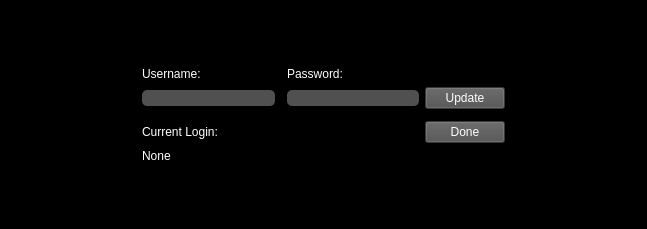
<?xml version="1.0" encoding="UTF-8"?>
<ui version="4.0">
    <class>UpdateWindow</class>
    <widget class="QMainWindow" name="UpdateWindow">
        <property name="geometry">
            <rect>
                <x>0</x>
                <y>0</y>
                <width>647</width>
                <height>229</height>
            </rect>
        </property>
        <property name="windowTitle">
            <string>Update Login</string>
        </property>
        <property name="styleSheet">
            <string notr="true">background-color: rgb(0, 0, 0);</string>
        </property>
        <widget class="QWidget" name="centralwidget">
            <layout class="QGridLayout" name="gridLayout">
                <item row="2" column="1">
                    <widget class="QLineEdit" name="username">
                        <property name="styleSheet">
                            <string notr="true">color: rgb(255, 255, 255);
                                gridline-color: rgb(0, 0, 0);
                                background-color: rgb(80, 80, 80);
                                border-radius: 5px;
                            </string>
                        </property>
                    </widget>
                </item>
                <item row="2" column="5" rowspan="3">
                    <spacer name="rightSpacer">
                        <property name="orientation">
                            <enum>Qt::Horizontal</enum>
                        </property>
                        <property name="sizeHint" stdset="0">
                            <size>
                                <width>40</width>
                                <height>20</height>
                            </size>
                        </property>
                    </spacer>
                </item>
                <item row="1" column="0" rowspan="5">
                    <spacer name="leftSpacer">
                        <property name="orientation">
                            <enum>Qt::Horizontal</enum>
                        </property>
                        <property name="sizeHint" stdset="0">
                            <size>
                                <width>40</width>
                                <height>20</height>
                            </size>
                        </property>
                    </spacer>
                </item>
                <item row="0" column="1" colspan="4">
                    <spacer name="topSpacer">
                        <property name="orientation">
                            <enum>Qt::Vertical</enum>
                        </property>
                        <property name="sizeHint" stdset="0">
                            <size>
                                <width>20</width>
                                <height>40</height>
                            </size>
                        </property>
                    </spacer>
                </item>
                <item row="5" column="1" colspan="3">
                    <widget class="QLabel" name="current_account_label">
                        <property name="styleSheet">
                            <string notr="true">color: rgb(255, 255, 255);</string>
                        </property>
                        <property name="text">
                            <string>None</string>
                        </property>
                    </widget>
                </item>
                <item row="2" column="3">
                    <widget class="QLineEdit" name="password">
                        <property name="styleSheet">
                            <string notr="true">color: rgb(255, 255, 255);
                                gridline-color: rgb(0, 0, 0);
                                background-color: rgb(80, 80, 80);
                                border-radius: 5px;
                            </string>
                        </property>
                    </widget>
                </item>
                <item row="6" column="1" colspan="4">
                    <spacer name="bottomSpacer">
                        <property name="orientation">
                            <enum>Qt::Vertical</enum>
                        </property>
                        <property name="sizeHint" stdset="0">
                            <size>
                                <width>20</width>
                                <height>40</height>
                            </size>
                        </property>
                    </spacer>
                </item>
                <item row="4" column="1">
                    <widget class="QLabel" name="current_login_label">
                        <property name="styleSheet">
                            <string notr="true">color: rgb(255, 255, 255);</string>
                        </property>
                        <property name="text">
                            <string>Current Login:</string>
                        </property>
                    </widget>
                </item>
                <item row="4" column="4">
                    <widget class="QPushButton" name="done">
                        <property name="styleSheet">
                            <string notr="true">color: rgb(255, 255, 255);
                                background-color: rgb(79, 79, 79);
                            </string>
                        </property>
                        <property name="text">
                            <string>Done</string>
                        </property>
                    </widget>
                </item>
                <item row="2" column="4">
                    <widget class="QPushButton" name="update_button">
                        <property name="styleSheet">
                            <string notr="true">color: rgb(255, 255, 255);
                                background-color: rgb(79, 79, 79);
                            </string>
                        </property>
                        <property name="text">
                            <string>Update</string>
                        </property>
                    </widget>
                </item>
                <item row="4" column="3">
                    <spacer name="middleSpacer">
                        <property name="orientation">
                            <enum>Qt::Horizontal</enum>
                        </property>
                        <property name="sizeHint" stdset="0">
                            <size>
                                <width>40</width>
                                <height>20</height>
                            </size>
                        </property>
                    </spacer>
                </item>
                <item row="1" column="3">
                    <widget class="QLabel" name="p_label">
                        <property name="styleSheet">
                            <string notr="true">color: rgb(255, 255, 255);</string>
                        </property>
                        <property name="text">
                            <string>Password:</string>
                        </property>
                    </widget>
                </item>
                <item row="1" column="1">
                    <widget class="QLabel" name="u_label">
                        <property name="styleSheet">
                            <string notr="true">color: rgb(255, 255, 255);</string>
                        </property>
                        <property name="text">
                            <string>Username:</string>
                        </property>
                    </widget>
                </item>
            </layout>
        </widget>
    </widget>
    <resources/>
    <connections/>
</ui>
